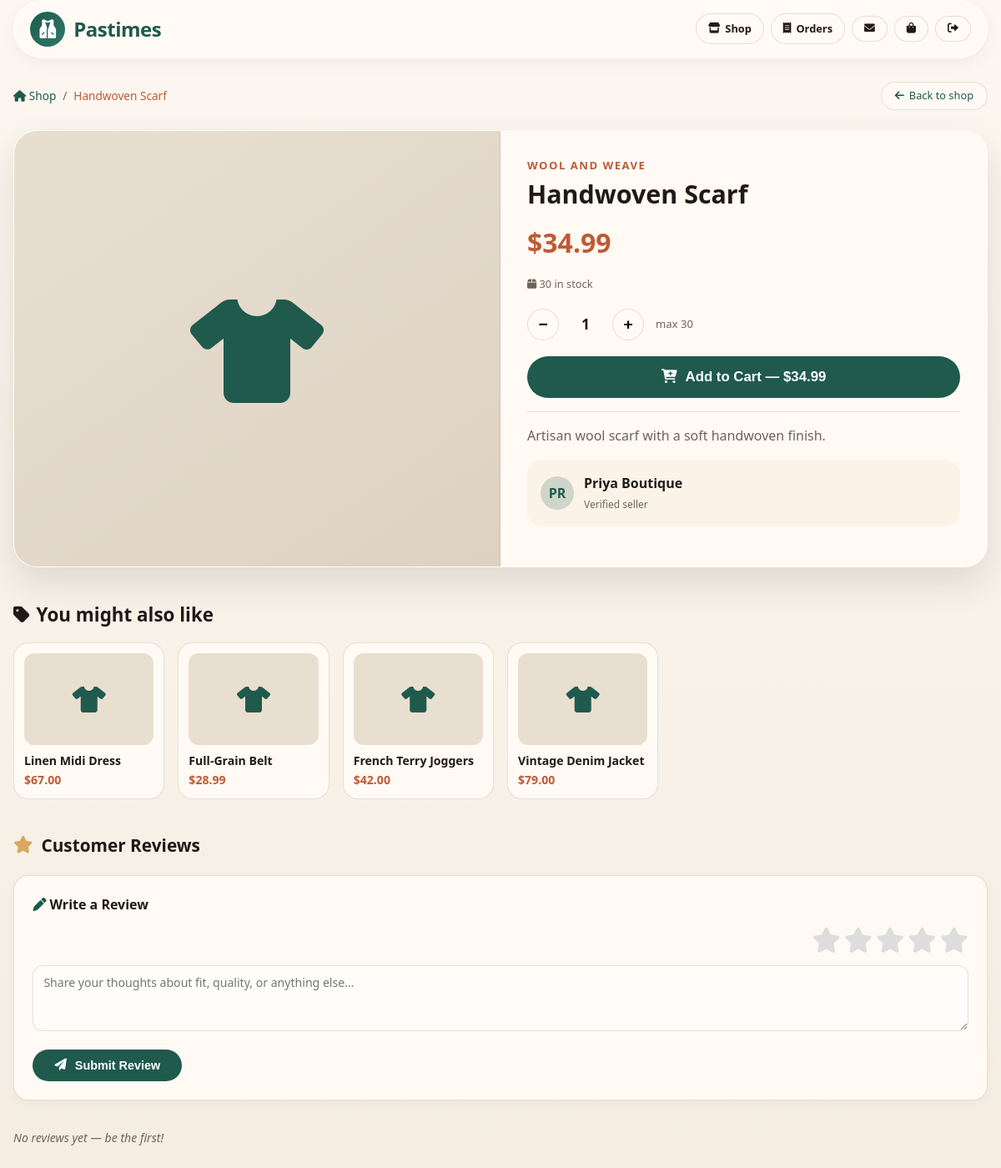
Screenshot of /pages/product.php?id=4 (signed in) with the database file from the repository.
### tables this page shows
CREATE TABLE `tblclothes` (
  `product_id` int(11) NOT NULL COMMENT 'AUTO_INCREMENT',
  `user_id` int(11) NOT NULL,
  `seller_id` int(11) DEFAULT NULL,
  `name` varchar(100) NOT NULL,
  `description` text NOT NULL,
  `price` decimal(10,2) NOT NULL,
  `image` varchar(255) NOT NULL DEFAULT 'placeholder-clothing.jpg',
  `brand` varchar(100) DEFAULT NULL,
  `stock` int(11) DEFAULT 0,
  `is_deleted` tinyint(1) NOT NULL DEFAULT 0,
  `created_at` timestamp NULL DEFAULT current_timestamp()
);

### pages/product.php (the view, shortened to what this page needs)
<?php
require_once __DIR__ . "/../config/DBConn.php";
$user_id = (int)$_SESSION["user_id"];
$role    = $_SESSION["role"] ?? "user";
$product_id = (int)($_GET["id"] ?? 0);
$product = null;
if ($product_id > 0) {
    $pStmt = mysqli_prepare($conn,
        "SELECT p.product_id, p.name, p.brand, p.description, p.price, p.stock, p.image,
                COALESCE(s.brand_name, 'Pastimes') AS seller_name
         FROM tblclothes p
         LEFT JOIN tblseller s ON p.seller_id = s.seller_id
         WHERE p.product_id = ?
           AND p.is_deleted = 0
         LIMIT 1"
    );
    if ($pStmt) {
        mysqli_stmt_bind_param($pStmt, "i", $product_id);
        mysqli_stmt_execute($pStmt);
        $product = mysqli_fetch_assoc(mysqli_stmt_get_result($pStmt));
    }
}
$related = [];
$rStmt = mysqli_prepare($conn,
    "SELECT product_id, name, price, image FROM tblclothes WHERE product_id <> ? AND stock > 0 AND is_deleted = 0 ORDER BY created_at DESC LIMIT 4"
);
if ($rStmt) {
    mysqli_stmt_bind_param($rStmt, "i", $product_id);
    mysqli_stmt_execute($rStmt);
    $rResult = mysqli_stmt_get_result($rStmt);
    while ($row = mysqli_fetch_assoc($rResult)) $related[] = $row;
}
mysqli_query($conn, "CREATE TABLE IF NOT EXISTS tblreview (
    review_id  INT AUTO_INCREMENT PRIMARY KEY,
    product_id INT NOT NULL,
    user_id    INT NOT NULL,
    rating     TINYINT NOT NULL,
    comment    TEXT,
    created_at TIMESTAMP DEFAULT CURRENT_TIMESTAMP,
    UNIQUE KEY one_per_user (product_id, user_id)
) ENGINE=InnoDB DEFAULT CHARSET=utf8mb4");
$reviews     = [];
$hasReviewed = false;
$canReview = ($role !== "admin");
if ($canReview) {
    $rvChk = mysqli_prepare($conn,
        "SELECT 1 FROM tblreview WHERE product_id = ? AND user_id = ? LIMIT 1"
    );
    if ($rvChk) {
        mysqli_stmt_bind_param($rvChk, "ii", $product_id, $user_id);
        mysqli_stmt_execute($rvChk);
        $hasReviewed = mysqli_num_rows(mysqli_stmt_get_result($rvChk)) > 0;
    }
}
$hasImg = !empty($product["image"]) && $product["image"] !== "placeholder-clothing.jpg"
          && file_exists(__DIR__ . "/../uploads/" . $product["image"]);
?>
<!DOCTYPE html>
<html lang="en">
<head>
  <link rel="stylesheet" href="https://cdnjs.cloudflare.com/ajax/libs/font-awesome/6.0.0-beta3/css/all.min.css">
</head>
<body>
<div class="wrap">
  <header class="top-bar">
    <a class="logo-area" href="shop.php">
      <div class="logo-icon"><i class="fas fa-vest"></i></div>
      <div><span class="logo-text">Pastimes</span></div>
    </a>
    <div class="nav-actions">
      <a class="nav-btn" href="shop.php"><i class="fas fa-store"></i> Shop</a>
      <a class="nav-btn" href="my_orders.php"><i class="fas fa-receipt"></i> Orders</a>
      <a class="nav-btn" href="messages.php"><i class="fas fa-envelope"></i></a>
      <a class="nav-btn" href="checkout.php">
        <i class="fas fa-shopping-bag"></i>
      </a>
      <a class="nav-btn" href="logout.php"><i class="fas fa-sign-out-alt"></i></a>
    </div>
  </header>
  <div class="breadcrumb">
    <a href="shop.php"><i class="fas fa-home"></i> Shop</a>
    <span>/</span>
    <span style="color:var(--rust);font-weight:500"><?php echo htmlspecialchars($product["name"]); ?></span>
    <div style="margin-left:auto">
      <a href="shop.php" class="back-btn"><i class="fas fa-arrow-left"></i> Back to shop</a>
    </div>
  </div>
  <div class="product-box">
    <div class="product-grid">
      <div class="gallery">
        <?php if ($hasImg): ?>
          <img src="../uploads/<?php echo htmlspecialchars($product["image"]); ?>"
               alt="<?php echo htmlspecialchars($product["name"]); ?>">
        <?php else: ?>
          <div class="gallery-icon"><i class="fas fa-tshirt"></i></div>
        <?php endif; ?>
      </div>
      <div class="info">
        <div class="brand"><?php echo htmlspecialchars($product["brand"] ?? "Pastimes"); ?></div>
        <h1><?php echo htmlspecialchars($product["name"]); ?></h1>
        <div class="price">$<?php echo number_format((float)$product["price"], 2); ?></div>
        <div class="stock-info">
          <i class="fas fa-box"></i>
          <?php echo (int)$product["stock"]; ?> in stock
        </div>
        <div class="qty-row">
          <button class="qty-btn" id="btnMinus">−</button>
          <span class="qty-val" id="qtyVal">1</span>
          <button class="qty-btn" id="btnPlus">+</button>
          <span style="font-size:.82rem;color:var(--muted)">max <?php echo (int)$product["stock"]; ?></span>
        </div>
        <button class="btn-add" id="btnAddCart">
          <i class="fas fa-cart-plus"></i>
          Add to Cart — $<?php echo number_format((float)$product["price"], 2); ?>
        </button>
        <div class="desc"><?php echo nl2br(htmlspecialchars($product["description"] ?? "")); ?></div>
        <div class="seller-card">
          <div class="seller-av"><?php echo strtoupper(substr($product["seller_name"], 0, 2)); ?></div>
          <div>
            <strong><?php echo htmlspecialchars($product["seller_name"]); ?></strong><br>
            <span style="font-size:.75rem;color:var(--muted)">Verified seller</span>
          </div>
        </div>
      </div>
    </div>
  </div>
  <?php if ($related): ?>
  <div class="related-title"><i class="fas fa-tag"></i> You might also like</div>
  <div class="related-grid">
    <?php foreach ($related as $r):
      $rHasImg = !empty($r["image"]) && $r["image"] !== "placeholder-clothing.jpg"
                 && file_exists(__DIR__ . "/../uploads/" . $r["image"]);
    ?>
    <a class="related-card" href="product.php?id=<?php echo (int)$r["product_id"]; ?>">
      <div class="related-img">
        <?php if ($rHasImg): ?>
          <img src="../uploads/<?php echo htmlspecialchars($r["image"]); ?>" alt="">
        <?php else: ?>
          <i class="fas fa-tshirt" style="font-size:2rem"></i>
        <?php endif; ?>
      </div>
      <div class="related-name"><?php echo htmlspecialchars($r["name"]); ?></div>
      <div class="related-price">$<?php echo number_format((float)$r["price"], 2); ?></div>
    </a>
    <?php endforeach; ?>
  </div>
  <?php endif; ?>
  <section class="reviews-section">
    <h2 class="reviews-title">
      <i class="fas fa-star" style="color:var(--gold)"></i> Customer Reviews
    </h2>
    <?php if ($canReview): ?>
    <div class="review-form-card">
      <h3>
        <i class="fas fa-pen" style="color:var(--forest)"></i>
        <?php echo $hasReviewed ? 'Update Your Review' : 'Write a Review'; ?>
      </h3>
      <form method="POST" action="submit_review.php">
        <div class="star-picker">
          <?php for ($s = 5; $s >= 1; $s--): ?>
            <label for="star<?php echo $s; ?>"><i class="fas fa-star"></i></label>
          <?php endfor; ?>
        </div>
        <textarea name="comment" rows="3" placeholder="Share your thoughts about fit, quality, or anything else…"></textarea>
        <button type="submit" class="btn-add" style="width:auto;padding:11px 26px;font-size:.9rem;margin:0">
          <i class="fas fa-paper-plane"></i> <?php echo $hasReviewed ? 'Update Review' : 'Submit Review'; ?>
        </button>
      </form>
    </div>
    <?php else: ?>
      <p class="review-note"><i class="fas fa-info-circle"></i> Sign in as a shopper to leave a review.</p>
    <?php endif; ?>
    <?php if (!$reviews): ?>
      <p class="review-empty">No reviews yet — be the first!</p>
    <?php endif; ?>
  </section>
</div>
</body>
</html>

### rows the page displays
tblclothes: name "Handwoven Scarf", brand "WOOL AND WEAVE", price "34.99", stock "30", description "Artisan wool scarf with a soft handwoven finish."
tblclothes: name "Linen Midi Dress", price "67.00"
tblclothes: name "Full-Grain Belt", price "28.99"
tblclothes: name "French Terry Joggers", price "42.00"
tblclothes: name "Vintage Denim Jacket", price "79.00"

### other values shown
substr($product["seller_name"], 0, 2) "PR"
$product["seller_name"] "Priya Boutique"
